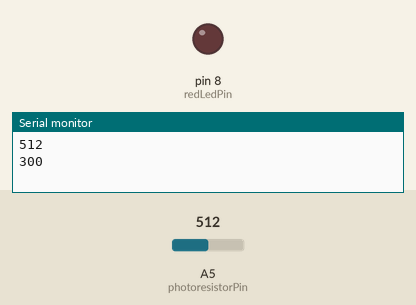
This sketch was run on a simulated Arduino Uno, built with avr-gcc and run on an emulated ATmega328P. Shown: output pins drawn as LEDs (lit = HIGH), the last lines printed to the serial monitor. The test bench sets the inputs (shaded band); at power-on: A5 (photoresistorPin) = 512.

Above: at 0.1 s.
At 0.6 s:
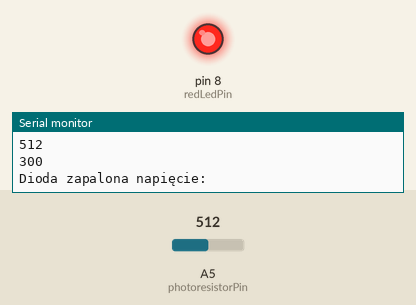
Timing chart, 0 to 2.1 s (numbered marks = the images above):
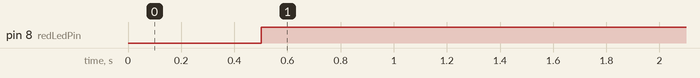

Measured:
- by itself, pin 8 (redLedPin): LOW → HIGH at 0.50 s

The sketch:

3_fotorezystor.ino
```cpp
#include "Led.h"
#define redLedPin 8
#define photoresistorPin 5
#define resistorPin 4

int analogReadPhoto = 0;
int analogReadResistor = 0;
LED led1("red", false, redLedPin);

void setup() {
  Serial.begin(9600);
  pinMode(redLedPin, OUTPUT);
}

void loop () {
  analogReadPhoto = analogRead(photoresistorPin);
  analogReadResistor = map(analogRead(resistorPin), 1, 1023, 1, 600);

  Serial.println(analogReadPhoto);
  Serial.println(analogReadResistor);
  delay(500);

  if(analogReadPhoto > analogReadResistor) {
    led1.turnOn();
    Serial.println("Dioda zapalona napięcie:");
    while (analogRead(photoresistorPin) > analogReadResistor);
    delay(25);
  } else {
    led1.turnOff();
  }

}
```

Led.cpp
```cpp
#include "Led.h"

LED::LED (String name, boolean state, byte pin) {
    this -> pin = pin;
    this -> name = name;
    this -> state = state;
  }

void LED::reverseLEDState() {
    this -> state = ! this -> state;
    updateLED();
  }

void LED::turnOn() {
    this -> state = true;
    updateLED();
  }

void LED::turnOff() {
    this -> state = false;
    updateLED();
  }

String LED::getName() {
    return this -> name;
  }

void LED::updateLED() {
    if (state) {
      digitalWrite(pin, HIGH);
    }
    else {
      digitalWrite(pin, LOW);
    }
  }
```

Led.h
```cpp
#include <Arduino.h>

class LED {
  private:
    String name;
    byte pin;
    boolean state;
  void updateLED();

  public:
    LED (String name, boolean state, byte pin);

    void reverseLEDState();

    void turnOn();
    void turnOff();

    String getName();
};
```
